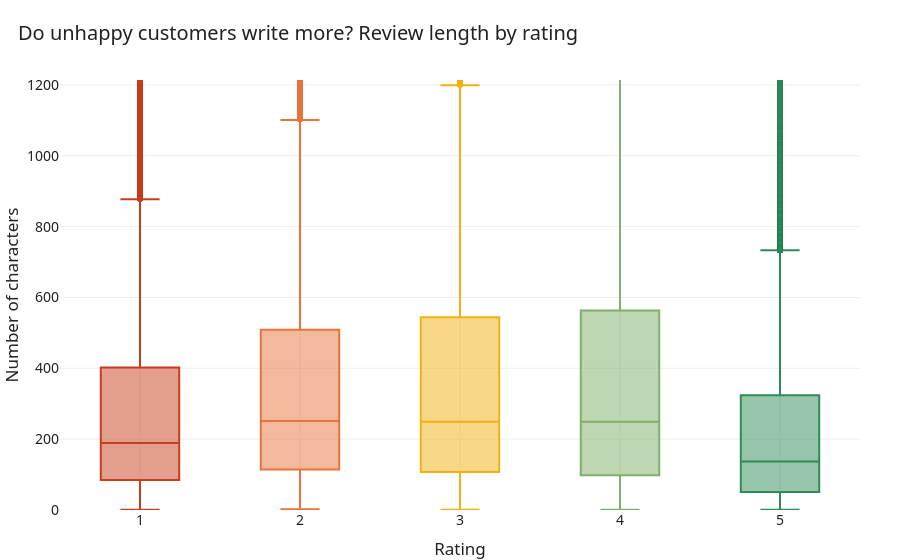

Write notebook code for a chart like this one.
### Code cell
fig = px.box(df, x="rating_str", y="text_len", color="rating_str",
             category_orders={"rating_str": ["1", "2", "3", "4", "5"]},
             color_discrete_map=RATING_COLORS,
             title="Do unhappy customers write more? Review length by rating",
             labels={"rating_str": "Rating", "text_len": "Number of characters"})
fig.update_yaxes(range=[0, df["text_len"].quantile(0.95)])
fig.update_layout(showlegend=False)
fig.show()

### Figure 1 — Plotly figure (JSON) as saved in the notebook; plotly's stock layout.template omitted (floating-point values rounded to 4 significant figures; data arrays with more than 128 entries replaced by an {"elided": "..."} marker saying what was removed)
{"data": [{"alignmentgroup": "True", "hovertemplate": "Rating=%{x}<br>Number of characters=%{y}<extra></extra>", "legendgroup": "1", "marker": {"color": "#C73E1D"}, "name": "1", "notched": false, "offsetgroup": "1", "orientation": "v", "showlegend": true, "type": "box", "x": {"elided": "16728 str values"}, "x0": " ", "xaxis": "x", "y": {"elided": "16728 int values"}, "y0": " ", "yaxis": "y"}, {"alignmentgroup": "True", "hovertemplate": "Rating=%{x}<br>Number of characters=%{y}<extra></extra>", "legendgroup": "2", "marker": {"color": "#E8743B"}, "name": "2", "notched": false, "offsetgroup": "2", "orientation": "v", "showlegend": true, "type": "box", "x": {"elided": "9058 str values"}, "x0": " ", "xaxis": "x", "y": {"elided": "9058 int values"}, "y0": " ", "yaxis": "y"}, {"alignmentgroup": "True", "hovertemplate": "Rating=%{x}<br>Number of characters=%{y}<extra></extra>", "legendgroup": "3", "marker": {"color": "#F1B211"}, "name": "3", "notched": false, "offsetgroup": "3", "orientation": "v", "showlegend": true, "type": "box", "x": {"elided": "14144 str values"}, "x0": " ", "xaxis": "x", "y": {"elided": "14144 int values"}, "y0": " ", "yaxis": "y"}, {"alignmentgroup": "True", "hovertemplate": "Rating=%{x}<br>Number of characters=%{y}<extra></extra>", "legendgroup": "4", "marker": {"color": "#7FB069"}, "name": "4", "notched": false, "offsetgroup": "4", "orientation": "v", "showlegend": true, "type": "box", "x": {"elided": "29422 str values"}, "x0": " ", "xaxis": "x", "y": {"elided": "29422 int values"}, "y0": " ", "yaxis": "y"}, {"alignmentgroup": "True", "hovertemplate": "Rating=%{x}<br>Number of characters=%{y}<extra></extra>", "legendgroup": "5", "marker": {"color": "#2E8B57"}, "name": "5", "notched": false, "offsetgroup": "5", "orientation": "v", "showlegend": true, "type": "box", "x": {"elided": "130602 str values"}, "x0": " ", "xaxis": "x", "y": {"elided": "130602 int values"}, "y0": " ", "yaxis": "y"}], "layout": {"boxmode": "overlay", "legend": {"title": {"text": "Rating"}, "tracegroupgap": 0}, "showlegend": false, "title": {"text": "Do unhappy customers write more? Review length by rating"}, "xaxis": {"anchor": "y", "categoryarray": ["1", "2", "3", "4", "5"], "categoryorder": "array", "domain": [0, 1], "title": {"text": "Rating"}}, "yaxis": {"anchor": "x", "domain": [0, 1], "range": [0, 1214], "title": {"text": "Number of characters"}}}}
